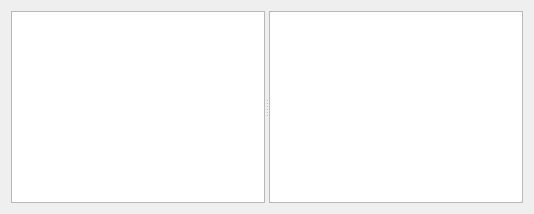
                      <widget class="QWidget" name="page_2">
                       <layout class="QGridLayout" name="gridLayout_7">
                        <item row="0" column="0">
                         <widget class="QSplitter" name="splitter_2">
                          <property name="orientation">
                           <enum>Qt::Orientation::Horizontal</enum>
                          </property>
                          <widget class="QListWidget" name="listWidget_onlinePlayListSearch">
                           <property name="styleSheet">
                            <string notr="true">QScrollBar:vertical{ 
    width:8px;  
    border-style:flat;
    border-radius: 4px;
    border:0px;
     background: #19191A;
} 
QScrollBar::handle:vertical{ 
    background: rgba(255,255,255,0.50);
    border-radius: 4px;
    width:8px; 
    min-height:91px; 
    border-style:flat;
}
QScrollBar::handle:vertical::hover{ 
    background: rgba(255,255,255,0.90);
    border-radius: 4px;
    width:8px; 
}
QScrollBar::handle:vertical::pressed{ 
    background: rgba(255,255,255,0.90);
    border-radius:4px;
    width:8px; 
}
QScrollBar::sub-page:vertical {
    background: #19191A;
border-style:flat;
}
QScrollBar::add-page:vertical {
   background: #19191A;
border-style:flat;
}
QScrollBar::add-line:vertical{
   background: #19191A;
}
QScrollBar::sub-line:vertical {
   background: #19191A;
}
QScrollBar:horizontal{ 
    height:8px;  
    border-style:flat;
    border-radius: 4px;
    border:0px;
background: #19191A;
} 
QScrollBar::handle:horizontal{ 
    background: rgba(255,255,255,0.50);
    border-radius: 4px;
    height:8px; 
    min-width:91px; 
    border-style:flat;
}
QScrollBar::handle:horizontal::hover{ 
    background: rgba(255,255,255,0.90);
    border-radius: 4px;
    height:8px; 
}
QScrollBar::handle:horizontal::pressed{ 
    background: rgba(255,255,255,0.90);
    border-radius:4px;
    height:8px; 
}
QScrollBar::sub-page:horizontal {
    background: #19191A;
    border-style:flat;
}
QScrollBar::add-page:horizontal {
   background: #19191A;
    border-style:flat;
}
QScrollBar::sub-line:horizontal {
   background: #19191A;
}
QScrollBar::add-line:horizontal{
   background: #19191A;
}
</string>
                           </property>
                          </widget>
                          <widget class="QListWidget" name="listWidget_playlist_music">
                           <property name="styleSheet">
                            <string notr="true">QScrollBar:vertical{ 
    width:8px;  
    border-style:flat;
    border-radius: 4px;
    border:0px;
     background: #19191A;
} 
QScrollBar::handle:vertical{ 
    background: rgba(255,255,255,0.50);
    border-radius: 4px;
    width:8px; 
    min-height:91px; 
    border-style:flat;
}
QScrollBar::handle:vertical::hover{ 
    background: rgba(255,255,255,0.90);
    border-radius: 4px;
    width:8px; 
}
QScrollBar::handle:vertical::pressed{ 
    background: rgba(255,255,255,0.90);
    border-radius:4px;
    width:8px; 
}
QScrollBar::sub-page:vertical {
    background: #19191A;
border-style:flat;
}
QScrollBar::add-page:vertical {
   background: #19191A;
border-style:flat;
}
QScrollBar::add-line:vertical{
   background: #19191A;
}
QScrollBar::sub-line:vertical {
   background: #19191A;
}
QScrollBar:horizontal{ 
    height:8px;  
    border-style:flat;
    border-radius: 4px;
    border:0px;
background: #19191A;
} 
QScrollBar::handle:horizontal{ 
    background: rgba(255,255,255,0.50);
    border-radius: 4px;
    height:8px; 
    min-width:91px; 
    border-style:flat;
}
QScrollBar::handle:horizontal::hover{ 
    background: rgba(255,255,255,0.90);
    border-radius: 4px;
    height:8px; 
}
QScrollBar::handle:horizontal::pressed{ 
    background: rgba(255,255,255,0.90);
    border-radius:4px;
    height:8px; 
}
QScrollBar::sub-page:horizontal {
    background: #19191A;
    border-style:flat;
}
QScrollBar::add-page:horizontal {
   background: #19191A;
    border-style:flat;
}
QScrollBar::sub-line:horizontal {
   background: #19191A;
}
QScrollBar::add-line:horizontal{
   background: #19191A;
}
</string>
                           </property>
                          </widget>
                         </widget>
                        </item>
                       </layout>
                      </widget>
